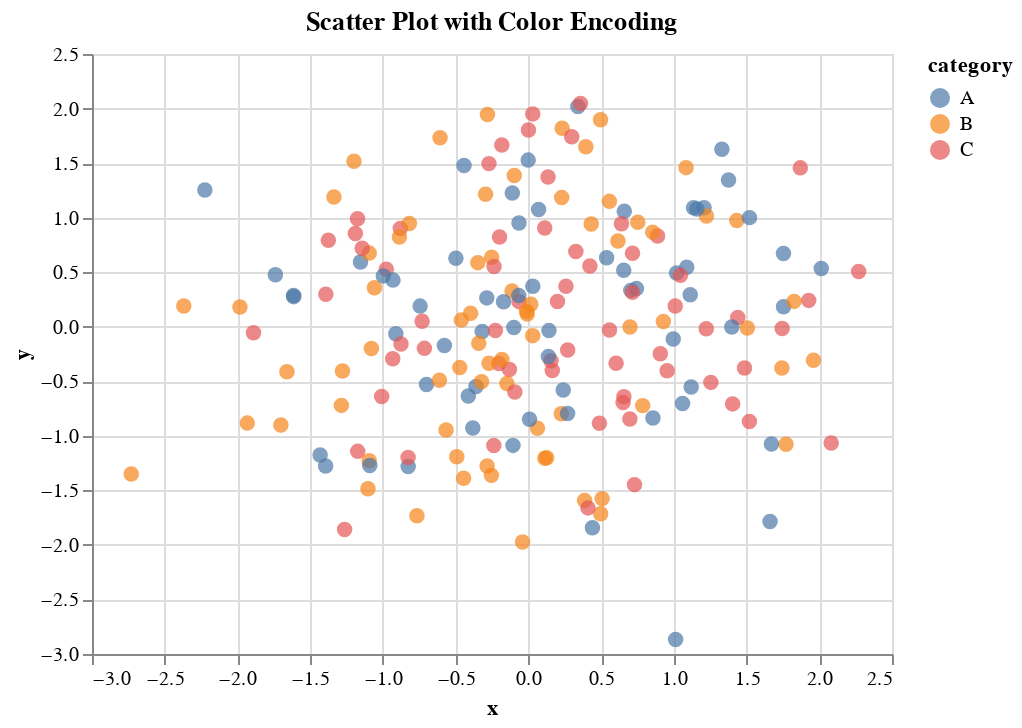

Notebook code cell kept with this figure:
### Markdown cell above
## 6. Scatter Plot with Color Encoding

### Code cell
# Creating a scatter plot with color encoding
data = pd.DataFrame({
    'x': np.random.randn(200),
    'y': np.random.randn(200),
    'category': np.random.choice(['A', 'B', 'C'], size=200)
})

scatter_plot_color = alt.Chart(data).mark_circle(size=60).encode(
    x='x',
    y='y',
    color='category'
).properties(
    title='Scatter Plot with Color Encoding'
)

scatter_plot_color

### Figure 1 — Vega-Lite specification as saved in the notebook (floating-point values rounded to 4 significant figures; data arrays with more than 128 entries replaced by an {"elided": "..."} marker saying what was removed)
{"config": {"view": {"continuousWidth": 400, "continuousHeight": 300}}, "data": {"name": "data-13c87b4ab10d39e3236217684bcc2b58"}, "mark": {"type": "circle", "size": 60}, "encoding": {"color": {"field": "category", "type": "nominal"}, "x": {"field": "x", "type": "quantitative"}, "y": {"field": "y", "type": "quantitative"}}, "title": "Scatter Plot with Color Encoding", "$schema": "https://vega.github.io/schema/vega-lite/v4.17.0.json", "datasets": {"data-13c87b4ab10d39e3236217684bcc2b58": {"elided": "200 records"}}}
